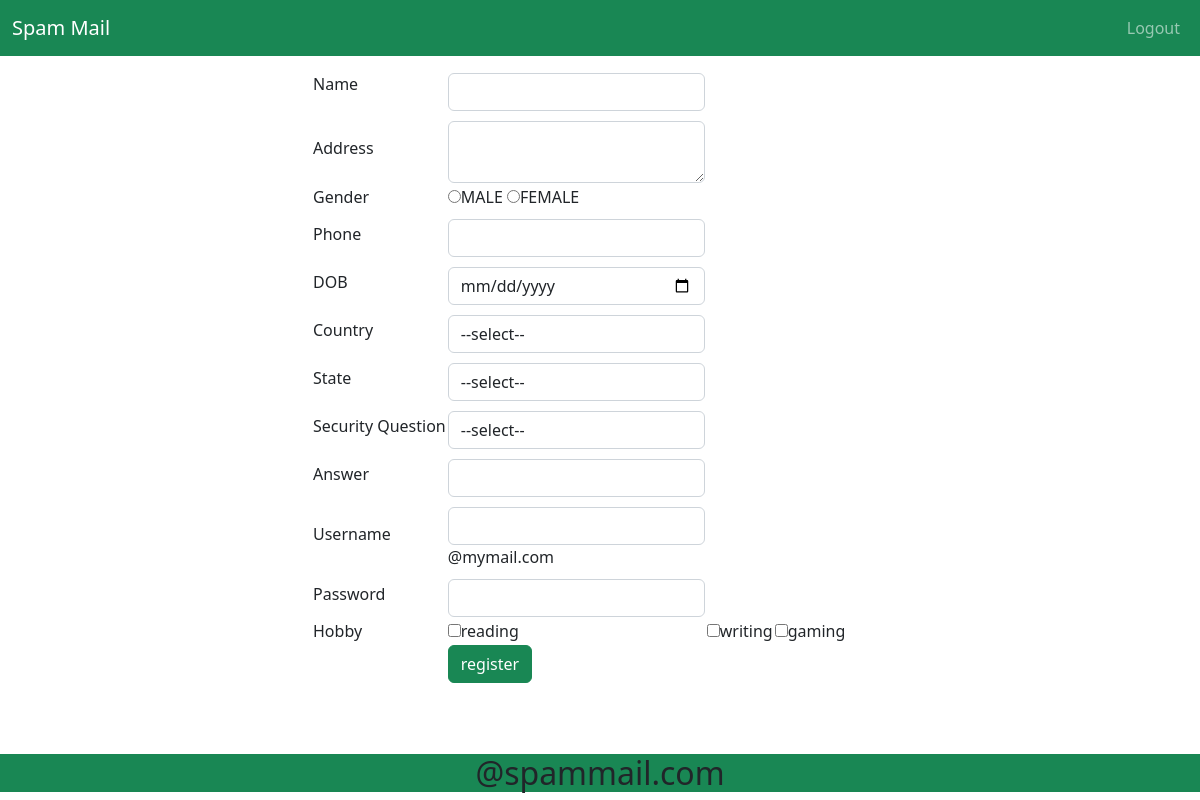
Screenshot of /register/ with the database file from the repository.
### siteadmin/models.py (models this page shows)
class hobbyname_tb(models.Model):
    hobbyname=models.CharField(max_length=20)

### user/views.py (the view)
# urls.py: path('register/',userview.register,name="register"),
def register(request):
    country=country_tb.objects.all()
    hobby=hobbyname_tb.objects.all()
    return render(request,'register.html',{'con':country,'hby':hobby})

### template/register.html (shortened to what this page needs)
<!DOCTYPE html>
<html lang="en">
<head>
    <link rel="stylesheet" href="/static\css\bootstrap.css">
</head>
</head>
<body>
    <form method="POST" action="{% url 'registeraction' %}" name="myform">{% csrf_token %}
        <div class="navbar navbar-expand-lg navbar-dark bg-success">
            <div class="container-fluid">
                <a class="navbar-brand" href="#">Spam Mail</a>
                <ul class="navbar-nav ">
                <li class="nav-item">
                    <a class="nav-link" href="{% url 'logout' %}">Logout</a>
                </li>
                </div>
        </div>
        <div class="container w-50">
    <table>
        <tr>
            <td>Name</td>
            <td><input type="text" name="name" id="name" class="form-control mt-3"></td>
        </tr>
        <tr>
            <td>Address</td>
            <td><textarea name="address" id="address" class="form-control mt-2"></textarea></td>
        </tr>
        <tr>
            <td>Gender</td>
            <td><input type="radio" name="gender" id="gender" value="male">MALE
            <input type="radio" name="gender" id="gender" value="female">FEMALE</td>
        </tr>
        <tr>
          <td>Phone</td>
          <td><input type="text" name="phone" id="phone" class="form-control mt-2"></td>
        </tr>
        <tr>
            <td>DOB</td>
            <td><input type="date" name="dob" id="dob" class="form-control mt-2"></td>
        </tr>
        <tr>
            <td>Country</td>
            <td><select name="country" id="country" class="form-control mt-2">
                <option value="">--select--</option>
            </select>
            </td>
        </tr>
        <tr>
            <td>State</td>
            <td><select name="state" id="state" class="form-control mt-2">
                <option value="">--select--</option>
            </select></td>
        </tr>
        <tr>
            <td>Security Question</td>
            <td><select name="question" id="question" class="form-control mt-2">
                <option value="">--select--</option>
            </select></td>
        </tr>
        <tr>
            <td>Answer</td>
            <td><input type="text" name="answer" id="answer" class="form-control mt-2"></td>
        </tr>
        <tr>
            <td>Username</td>
            <td><input type="text"  id="username" class="form-control mt-2" name="username">@mymail.com</td>
        </tr>
        <tr>
            <td>Password</td>
            <td><input type="password" id="password" name="password" class="form-control mt-2"></td>
        </tr>
        <tr>
            <td>Hobby</td>
             {% for h in hby %}
            <td><input type="checkbox" name="checkbox" value="{{h.id}}">{{h.hobbyname}}</td>
            {% endfor %}
        </tr>
        <tr>
            <td></td>
            <td><input type="submit" value="register" class="btn btn-success" onclick="return validation()"></td>
        </tr>
    </table>
</form>
</body>
</html>
<div class="fixed-bottom">
    <h2 class="bg-success text-center">@spammail.com</h2>
</div>

### rows the page displays
hobbyname_tb: hobbyname "reading"
hobbyname_tb: hobbyname "writing"
hobbyname_tb: hobbyname "gaming"
